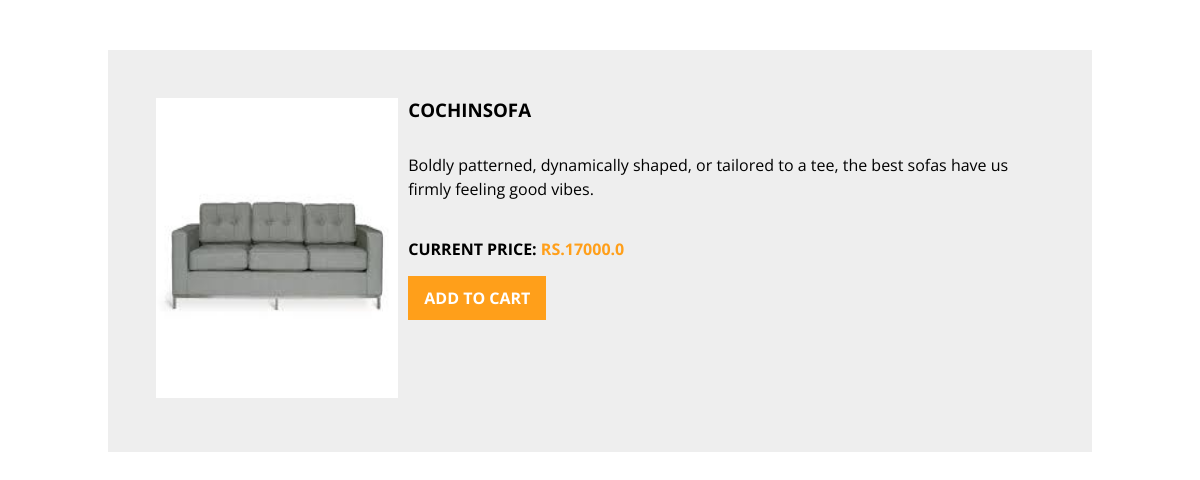
/product_desc/4, run on the app's committed database.
### core/models.py (models this page shows, shortened)
class Product(models.Model):
    name=models.CharField(max_length=100)
    category = models.ForeignKey('Category', on_delete=models.CASCADE)
    desc = models.TextField()
    price = models.FloatField(default=0.0)
    product_available_count = models.IntegerField(default=0)
    img = models.ImageField(upload_to='images/')

### core/views.py (the view)
# urls.py: path('product_desc/<pk>',views.product_desc,name="product_desc"),
def product_desc(request,pk):
    product = Product.objects.get(pk=pk)
    return render(request,'core/product_desc.html',{'product':product})

### templates/core/product_desc.html (shortened to what this page needs)
{% load static %}
<!DOCTYPE html>
<html lang="en">
  <head>
    <link href="{% static 'https://maxcdn.bootstrapcdn.com/font-awesome/4.7.0/css/font-awesome.min.css' %}" rel="stylesheet">
    <link rel="stylesheet" href="{% static './core/css/product_des.css' %}">
  </head>
  <body>
	<div class="container">
		<div class="card">
			<div class="container-fliud">
				<div class="wrapper row">
					<div class="preview col-md-6">
						<div class="preview-pic tab-content">
						  <div class="tab-pane active" id="pic-1">
							<img src="{{product.img.url}}" />
                            </div>
						</div>
					</div>
					<div class="details col-md-6">
						<h3 class="product-title">{{product.name}}</h3>
						<p class="product-description">{{product.desc}}</p>
						<h4 class="price">current price: <span>Rs.{{product.price}}</span></h4>
						<div class="action">
                            <a href="{% url 'add_to_cart' product.pk %}" class="add-to-cart btn btn-default">Add to cart</a>
						</div>
					</div>
				</div>
			</div>
		</div>
	</div>
  </body>
</html>

### static/core/css/product_des.css (style rules this page uses)
body { font-family: 'open sans'; overflow-x: hidden; }
.container { margin-left: 100px; margin-right: 100px; }
.preview-pic img { height: 300px; width: 250px; }
.preview { display: -webkit-box; display: -webkit-flex; display: -ms-flexbox; display: flex; -webkit-box-orient: vertical; -webkit-box-direction: normal; -webkit-flex-direction: column; -ms-flex-direction: column; flex-direction: column; }
.preview-pic { -webkit-box-flex: 1; -webkit-flex-grow: 1; -ms-flex-positive: 1; flex-grow: 1; }
.tab-content { overflow: hidden; }
.tab-content img { width: 100%; -webkit-animation-name: opacity; animation-name: opacity; -webkit-animation-duration: .3s; animation-duration: .3s; }
.card { margin-top: 50px; background: #eee; padding: 3em; line-height: 1.5em; }
@media screen and (min-width: 997px) { .wrapper { display: -webkit-box; display: -webkit-flex; display: -ms-flexbox; display: flex; } }
.details { display: -webkit-box; display: -webkit-flex; display: -ms-flexbox; display: flex; -webkit-box-orient: vertical; -webkit-box-direction: normal; -webkit-flex-direction: column; -ms-flex-direction: column; flex-direction: column; }
.product-title, .price, .sizes, .colors { text-transform: UPPERCASE; font-weight: bold; }
.checked, .price span { color: #ff9f1a; }
.product-title, .product-description, .price { margin-bottom: 15px; margin-left: 10px; }
.product-title { margin-top: 0; }
.action { margin-top: 10px; }
.add-to-cart { background: #ff9f1a; padding: .7em 1em; margin-left: 10px; border: none; text-decoration: none; text-transform: UPPERCASE; font-weight: bold; color: #fff; -webkit-transition: background .3s ease; transition: background .3s ease; }

### data on the page
Product: img (picture), name "COCHINSOFA", desc "Boldly patterned, dynamically shaped, or tailored to a tee, the best sofas have us firmly feeling good vibes.", price "17000.0"
